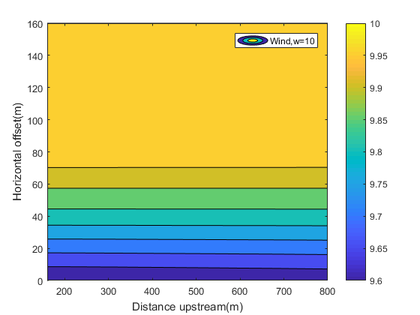
%> input picture WindTurbinesOptimalLocation_Matlab/w10wind.png, 420 x 315 px, shrunk from 560 x 420 before the run
$ octave --eval "result = DataSet('../WindTurbinesOptimalLocation_Matlab/w10wind.png');"   (GNU Octave 9; MATLAB toolbox functions it lacks are replaced by stand-ins)
%> lines starting %> are read from the running program, lines starting %| are printed output that depends on the picture
function[T] = DataSet(filename)
f = imread(filename);
%> f is the input picture: size 315x420x3 uint8; mean R, G, B 202.4, 205.7, 161.4

% Fourier transform
z = fft2(double(f));
q = fftshift(z);

%Fourier space image
figure;
imagesc(log(abs(q) + 1));
colorbar;
title(filename)

Sizes=size(q);
%> Sizes = [315 420 3]
%Data Set creation
T = [];
l = 1;
me = mean(mean(abs(q))*9); %excluding half of points for more clear determination
%> me = [53141.7 52765 50802.9]
for i = 1:Sizes(1)
    for ii = 1:Sizes(2)
        if abs(q(i,ii) > me)
            T(l,1) = i;
            T(l,2) = ii;
            l = l + 1;
        end
    end
end
%> after the loop, T = 1201 rows, first 12: [2 211; 4 212; 5 211; 21 211; 22 211; 22 212; 23 211; 23 212; 24 211; 24 212; 25 211; 25 212]; l = 1202
disp(size(T))
%|    1201      2
%> `result = DataSet('../WindTurbinesOptimalLocation_Matlab/w10wind.png');`:
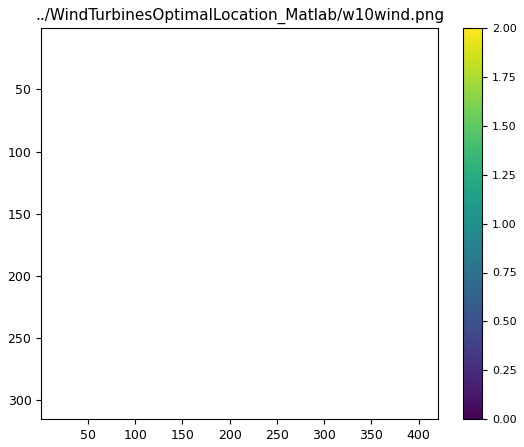
%> figure redrawn from the program's plot data
%> `result = DataSet('../WindTurbinesOptimalLocation_Matlab/w10wind.png');`: result has the same summary as T in DataSet

$ run again, on WindTurbinesOptimalLocation_Matlab/w40.png
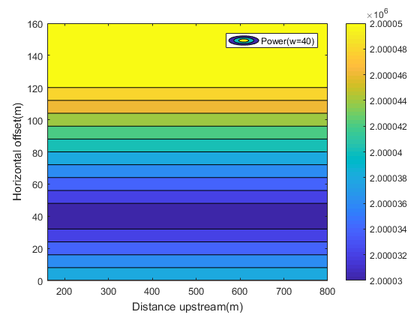
%> input picture WindTurbinesOptimalLocation_Matlab/w40.png, 420 x 315 px, shrunk from 560 x 420 before the run
%> in DataSet, f is the input picture: size 315x420x3 uint8; mean R, G, B 171.8, 192.3, 181.5
%> me = [58830.5 57147.7 55575.5]
%> after the loop in DataSet, `for i = 1:Sizes(1)`: T = 1213 rows, first 12: [8 211; 10 210; 10 211; 10 212; 11 210; 11 211; 11 212; 12 211; 14 211; 15 211; 23 211; 28 211]; l = 1214
%|    1213      2
%> `result = DataSet('../WindTurbinesOptimalLocation_Matlab/w10wind.png');`:
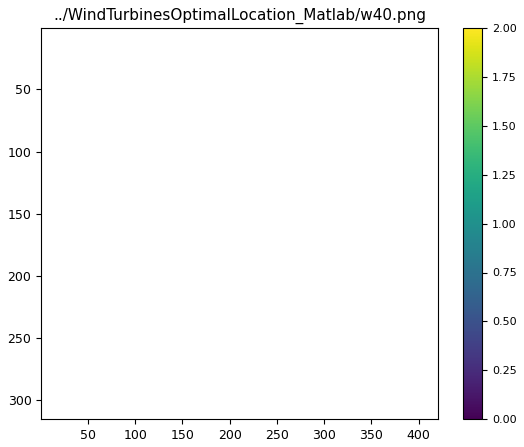
%> figure redrawn from the program's plot data
%> result has the same summary as T in DataSet

$ run again, on WindTurbinesOptimalLocation_Matlab/w60.png
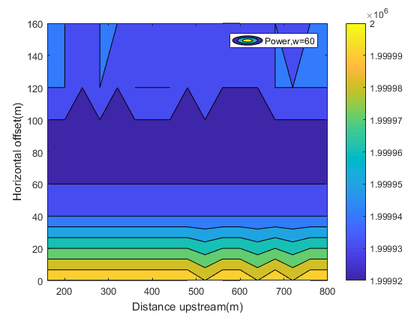
%> input picture WindTurbinesOptimalLocation_Matlab/w60.png, 420 x 315 px, shrunk from 560 x 420 before the run
%> in DataSet, f is the input picture: size 315x420x3 uint8; mean R, G, B 147.2, 157.7, 210.7
%> me = [62759.5 58319.5 58661.3]
%> after the loop in DataSet, `for i = 1:Sizes(1)`: T = 1058 rows, first 12: [1 211; 5 211; 6 211; 9 211; 11 211; 14 211; 24 211; 26 211; 27 211; 29 211; 30 211; 31 211]; l = 1059
%|    1058      2
%> `result = DataSet('../WindTurbinesOptimalLocation_Matlab/w10wind.png');`:
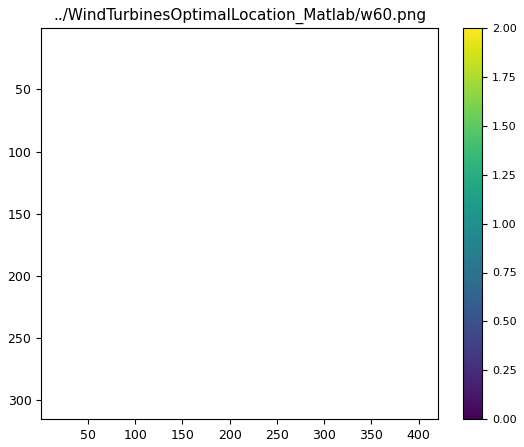
%> figure redrawn from the program's plot data
%> result has the same summary as T in DataSet
